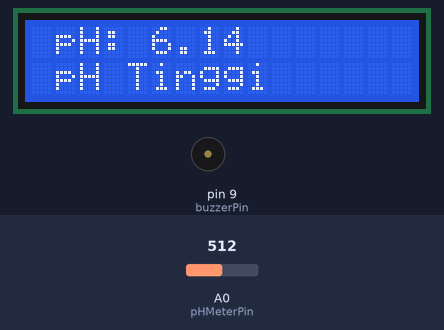
Recording of a sketch running on a simulated Arduino Uno, built with avr-gcc and run on an emulated ATmega328P. On the bench: 16×2 character LCD, buzzer (waves = sounding). The test bench sets the inputs (shaded band); at power-on: A0 (pHMeterPin) = 512. What the sketch prints to the serial monitor is not drawn.

Above: at 6.29 s.
6.3 s: A0 (pHMeterPin) set to 705
At 6.7 s:
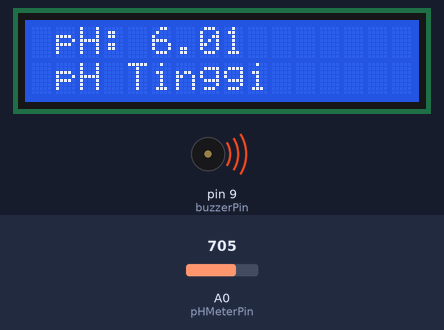
7.8 s: A0 (pHMeterPin) set to 730
At 9.3 s:
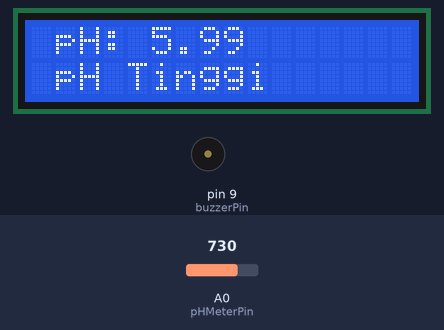
9.7 s: A0 (pHMeterPin) set to 900
At 10.9 s:
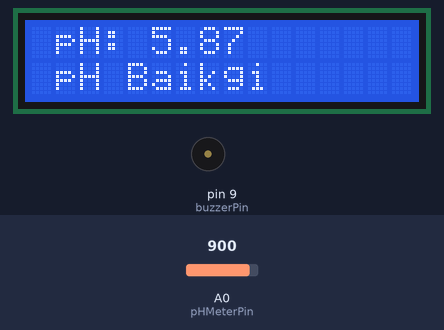
11.2 s: A0 (pHMeterPin) set to 511
At 11.6 s:
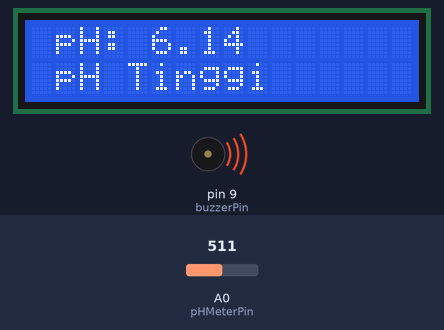
Timing chart, 0 to 15.5 s (numbered marks = the images above; inputs shaded):
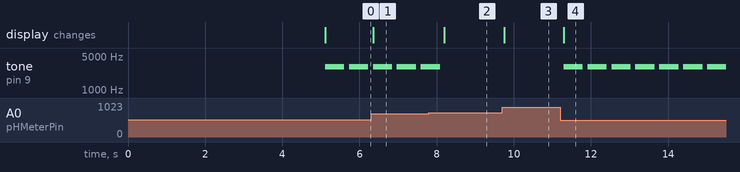

The sketch:

pH_meter_buzzer_display.ino
```cpp
#include <Wire.h>
#include <LiquidCrystal_I2C.h>

#define buzzerPin 9
#define pHMeterPin A0
#define SerialMonitor 9600

LiquidCrystal_I2C lcd(0x27, 16, 2); // Alamat I2C untuk LCD
//created by mgk012/Zero_One

void setup() {
  pinMode(buzzerPin, OUTPUT);
  lcd.init();
  lcd.backlight();
  lcd.setCursor(0, 0);
  lcd.print(" pH Meter Alarm");
  lcd.setCursor(0, 1);
  lcd.print("Zero_One");
  delay(5000);
  lcd.clear();
  Serial.begin(9600);

}

void loop() {
  float voltage = analogRead(pHMeterPin) * (5.0 / 1023 / 7); // Konversi nilai ADC ke tegangan
  float pHValue = 4 - (voltage - 2.5); // Menghitung nilai pH berdasarkan karakteristik sensor Anda

  lcd.setCursor(0, 0);
  lcd.print(" pH: ");
  lcd.print(pHValue, 2);
  Serial.println(pHValue);


  if (pHValue < 5.19) {
    lcd.setCursor(  0, 1);
    lcd.print("Harus Di Reject");
    Serial.println(pHValue);
    triggerAlarm(1); // Memicu alarm
  } else if (pHValue >= 5.20 && pHValue < 5.35) {
    lcd.setCursor(0, 1);
    lcd.print(" pH Layak (Kritis!)");
    Serial.println(pHValue);
    triggerAlarm(2); // Memicu alarm
  } else if (pHValue >= 5.36 && pHValue < 5.99 ) {
    lcd.setCursor(0, 1);
    lcd.print(" pH Baik");
    Serial.println(pHValue);
    //triggerAlarm(); // Memicu alarm
  } else if (pHValue >= 6.00 && pHValue < 7.00) {
    lcd.setCursor(  0, 1);
    lcd.print(" pH Tinggi");
    Serial.println(pHValue);
    triggerAlarm(3); // Memicu alarm pH Tinggi
  }

  delay(100); // Delay 1 detik sebelum membaca ulang pH
}

void triggerAlarm(int alarmType) {
  if (alarmType == 1) {
    tone(buzzerPin, 2000);
    delay(10000);
    noTone(buzzerPin); // Frekuensi buzzer untuk pH < 5.19
  } else if (alarmType == 2) {
    tone(buzzerPin, 3000);
    delay(200); // Frekuensi buzzer untuk pH >= 5.20 - < 5.35
    noTone(buzzerPin);
  } else if (alarmType == 3) {
    tone(buzzerPin, 3000);
    delay(500); // Frekuensi buzzer untuk pH >= 6.00 - < 7.00
    noTone(buzzerPin);
  }
}

void stopAlarm() {
  noTone(buzzerPin);
}
```

Measured:
- the behaviour switches between 716 and 717 on A0 (pHMeterPin) (found by bisection; images 1 and 2)
- after the input at 6.3 s, the display: changes after 0.05 s (image 1)
- after the input at 7.8 s, tone on pin 9 (buzzerPin): goes on until 8.1 s, then stays silent; the display: changes after 0.40 s (image 2)
- after the input at 9.7 s, the display: changes after 0.05 s (image 3)
- after the input at 11.2 s, tone on pin 9 (buzzerPin): alternates 3000 Hz for 0.50 s and silent for 0.12 s, starting after 0.09 s; the display: changes after 0.09 s (image 4)
- by itself, tone on pin 9 (buzzerPin): alternates 3000 Hz for 0.50 s and silent for 0.12 s
